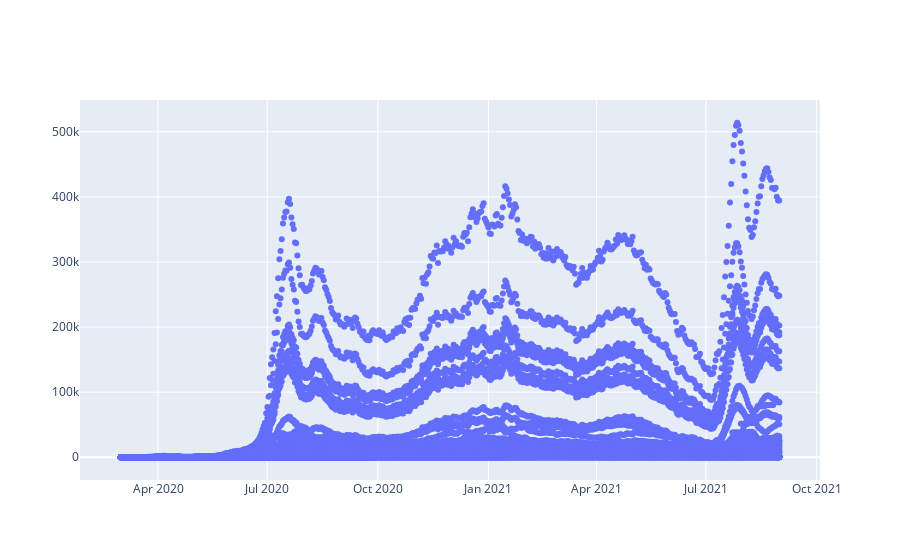

Here is the notebook cell this chart was saved with:
### Code cell
'''
pd.options.plotting.backend = "plotly"
df = pd.DataFrame(dict(a=[1,3,2], b=[3,2,1]))
fig = df.plot()
fig.show()
'''
#fig2 = px.scatter(plotdf, x=plotdf['date'], y=plotdf['cases'])
#fig2.show()

all_figures=[]
list_cols = plotdf.columns.tolist()
for c in list_cols:
    #print(c)
    f = px.scatter(plotdf, x='date', y=c)
    all_figures.append(f)
import operator
import functools

# now you can concatenate all the data tuples
# by using the programmatic add operator 
#fig3 = go.Figure(data=functools.reduce(operator.add, [_.data for _ in all_figures]))
#fig3.show()
fig_combined = go.Figure(data= tuple(all_figures[x].data[0] for x in range(len(all_figures))) ) 
fig_combined.show()

### Figure 1 — Plotly figure (JSON) as saved in the notebook; plotly's stock layout.template omitted (floating-point values rounded to 4 significant figures; data arrays with more than 128 entries replaced by an {"elided": "..."} marker saying what was removed)
{"data": [{"hovertemplate": "date=%{x}<br>admissions=%{y}<extra></extra>", "legendgroup": "", "marker": {"color": "#636efa", "symbol": "circle"}, "mode": "markers", "name": "", "orientation": "v", "showlegend": false, "type": "scatter", "x": {"elided": "549 str values"}, "xaxis": "x", "y": {"elided": "549 int values"}, "yaxis": "y"}, {"hovertemplate": "date=%{x}<br>admissions_0-100=%{y}<extra></extra>", "legendgroup": "", "marker": {"color": "#636efa", "symbol": "circle"}, "mode": "markers", "name": "", "orientation": "v", "showlegend": false, "type": "scatter", "x": {"elided": "549 str values"}, "xaxis": "x", "y": {"elided": "549 int values"}, "yaxis": "y"}, {"hovertemplate": "date=%{x}<br>admissions_1=%{y}<extra></extra>", "legendgroup": "", "marker": {"color": "#636efa", "symbol": "circle"}, "mode": "markers", "name": "", "orientation": "v", "showlegend": false, "type": "scatter", "x": {"elided": "549 str values"}, "xaxis": "x", "y": {"elided": "549 int values"}, "yaxis": "y"}, {"hovertemplate": "date=%{x}<br>admissions_100-150=%{y}<extra></extra>", "legendgroup": "", "marker": {"color": "#636efa", "symbol": "circle"}, "mode": "markers", "name": "", "orientation": "v", "showlegend": false, "type": "scatter", "x": {"elided": "549 str values"}, "xaxis": "x", "y": {"elided": "549 int values"}, "yaxis": "y"}, {"hovertemplate": "date=%{x}<br>admissions_150-175=%{y}<extra></extra>", "legendgroup": "", "marker": {"color": "#636efa", "symbol": "circle"}, "mode": "markers", "name": "", "orientation": "v", "showlegend": false, "type": "scatter", "x": {"elided": "549 str values"}, "xaxis": "x", "y": {"elided": "549 int values"}, "yaxis": "y"}, {"hovertemplate": "date=%{x}<br>admissions_175-200=%{y}<extra></extra>", "legendgroup": "", "marker": {"color": "#636efa", "symbol": "circle"}, "mode": "markers", "name": "", "orientation": "v", "showlegend": false, "type": "scatter", "x": {"elided": "549 str values"}, "xaxis": "x", "y": {"elided": "549 int values"}, "yaxis": "y"}, {"hovertemplate": "date=%{x}<br>admissions_18=%{y}<extra></extra>", "legendgroup": "", "marker": {"color": "#636efa", "symbol": "circle"}, "mode": "markers", "name": "", "orientation": "v", "showlegend": false, "type": "scatter", "x": {"elided": "549 str values"}, "xaxis": "x", "y": {"elided": "549 int values"}, "yaxis": "y"}, {"hovertemplate": "date=%{x}<br>admissions_200-1800=%{y}<extra></extra>", "legendgroup": "", "marker": {"color": "#636efa", "symbol": "circle"}, "mode": "markers", "name": "", "orientation": "v", "showlegend": false, "type": "scatter", "x": {"elided": "549 str values"}, "xaxis": "x", "y": {"elided": "549 int values"}, "yaxis": "y"}, {"hovertemplate": "date=%{x}<br>admissions_65=%{y}<extra></extra>", "legendgroup": "", "marker": {"color": "#636efa", "symbol": "circle"}, "mode": "markers", "name": "", "orientation": "v", "showlegend": false, "type": "scatter", "x": {"elided": "549 str values"}, "xaxis": "x", "y": {"elided": "549 int values"}, "yaxis": "y"}, {"hovertemplate": "date=%{x}<br>admissions_asian=%{y}<extra></extra>", "legendgroup": "", "marker": {"color": "#636efa", "symbol": "circle"}, "mode": "markers", "name": "", "orientation": "v", "showlegend": false, "type": "scatter", "x": {"elided": "549 str values"}, "xaxis": "x", "y": {"elided": "549 int values"}, "yaxis": "y"}, {"hovertemplate": "date=%{x}<br>admissions_black=%{y}<extra></extra>", "legendgroup": "", "marker": {"color": "#636efa", "symbol": "circle"}, "mode": "markers", "name": "", "orientation": "v", "showlegend": false, "type": "scatter", "x": {"elided": "549 str values"}, "xaxis": "x", "y": {"elided": "549 int values"}, "yaxis": "y"}, {"hovertemplate": "date=%{x}<br>admissions_female=%{y}<extra></extra>", "legendgroup": "", "marker": {"color": "#636efa", "symbol": "circle"}, "mode": "markers", "name": "", "orientation": "v", "showlegend": false, "type": "scatter", "x": {"elided": "549 str values"}, "xaxis": "x", "y": {"elided": "549 int values"}, "yaxis": "y"}, {"hovertemplate": "date=%{x}<br>admissions_male=%{y}<extra></extra>", "legendgroup": "", "marker": {"color": "#636efa", "symbol": "circle"}, "mode": "markers", "name": "", "orientation": "v", "showlegend": false, "type": "scatter", "x": {"elided": "549 str values"}, "xaxis": "x", "y": {"elided": "549 int values"}, "yaxis": "y"}, {"hovertemplate": "date=%{x}<br>admissions_other=%{y}<extra></extra>", "legendgroup": "", "marker": {"color": "#636efa", "symbol": "circle"}, "mode": "markers", "name": "", "orientation": "v", "showlegend": false, "type": "scatter", "x": {"elided": "549 str values"}, "xaxis": "x", "y": {"elided": "549 int values"}, "yaxis": "y"}, {"hovertemplate": "date=%{x}<br>admissions_two=%{y}<extra></extra>", "legendgroup": "", "marker": {"color": "#636efa", "symbol": "circle"}, "mode": "markers", "name": "", "orientation": "v", "showlegend": false, "type": "scatter", "x": {"elided": "549 str values"}, "xaxis": "x", "y": {"elided": "549 int values"}, "yaxis": "y"}, {"hovertemplate": "date=%{x}<br>admissions_white=%{y}<extra></extra>", "legendgroup": "", "marker": {"color": "#636efa", "symbol": "circle"}, "mode": "markers", "name": "", "orientation": "v", "showlegend": false, "type": "scatter", "x": {"elided": "549 str values"}, "xaxis": "x", "y": {"elided": "549 int values"}, "yaxis": "y"}, {"hovertemplate": "date=%{x}<br>cases=%{y}<extra></extra>", "legendgroup": "", "marker": {"color": "#636efa", "symbol": "circle"}, "mode": "markers", "name": "", "orientation": "v", "showlegend": false, "type": "scatter", "x": {"elided": "549 str values"}, "xaxis": "x", "y": {"elided": "549 int values"}, "yaxis": "y"}, {"hovertemplate": "date=%{x}<br>cases_0-100=%{y}<extra></extra>", "legendgroup": "", "marker": {"color": "#636efa", "symbol": "circle"}, "mode": "markers", "name": "", "orientation": "v", "showlegend": false, "type": "scatter", "x": {"elided": "549 str values"}, "xaxis": "x", "y": {"elided": "549 int values"}, "yaxis": "y"}, {"hovertemplate": "date=%{x}<br>cases_1=%{y}<extra></extra>", "legendgroup": "", "marker": {"color": "#636efa", "symbol": "circle"}, "mode": "markers", "name": "", "orientation": "v", "showlegend": false, "type": "scatter", "x": {"elided": "549 str values"}, "xaxis": "x", "y": {"elided": "549 int values"}, "yaxis": "y"}, {"hovertemplate": "date=%{x}<br>cases_100-150=%{y}<extra></extra>", "legendgroup": "", "marker": {"color": "#636efa", "symbol": "circle"}, "mode": "markers", "name": "", "orientation": "v", "showlegend": false, "type": "scatter", "x": {"elided": "549 str values"}, "xaxis": "x", "y": {"elided": "549 int values"}, "yaxis": "y"}, {"hovertemplate": "date=%{x}<br>cases_150-175=%{y}<extra></extra>", "legendgroup": "", "marker": {"color": "#636efa", "symbol": "circle"}, "mode": "markers", "name": "", "orientation": "v", "showlegend": false, "type": "scatter", "x": {"elided": "549 str values"}, "xaxis": "x", "y": {"elided": "549 int values"}, "yaxis": "y"}, {"hovertemplate": "date=%{x}<br>cases_175-200=%{y}<extra></extra>", "legendgroup": "", "marker": {"color": "#636efa", "symbol": "circle"}, "mode": "markers", "name": "", "orientation": "v", "showlegend": false, "type": "scatter", "x": {"elided": "549 str values"}, "xaxis": "x", "y": {"elided": "549 int values"}, "yaxis": "y"}, {"hovertemplate": "date=%{x}<br>cases_18=%{y}<extra></extra>", "legendgroup": "", "marker": {"color": "#636efa", "symbol": "circle"}, "mode": "markers", "name": "", "orientation": "v", "showlegend": false, "type": "scatter", "x": {"elided": "549 str values"}, "xaxis": "x", "y": {"elided": "549 int values"}, "yaxis": "y"}, {"hovertemplate": "date=%{x}<br>cases_200-1800=%{y}<extra></extra>", "legendgroup": "", "marker": {"color": "#636efa", "symbol": "circle"}, "mode": "markers", "name": "", "orientation": "v", "showlegend": false, "type": "scatter", "x": {"elided": "549 str values"}, "xaxis": "x", "y": {"elided": "549 int values"}, "yaxis": "y"}, {"hovertemplate": "date=%{x}<br>cases_65=%{y}<extra></extra>", "legendgroup": "", "marker": {"color": "#636efa", "symbol": "circle"}, "mode": "markers", "name": "", "orientation": "v", "showlegend": false, "type": "scatter", "x": {"elided": "549 str values"}, "xaxis": "x", "y": {"elided": "549 int values"}, "yaxis": "y"}, {"hovertemplate": "date=%{x}<br>cases_asian=%{y}<extra></extra>", "legendgroup": "", "marker": {"color": "#636efa", "symbol": "circle"}, "mode": "markers", "name": "", "orientation": "v", "showlegend": false, "type": "scatter", "x": {"elided": "549 str values"}, "xaxis": "x", "y": {"elided": "549 int values"}, "yaxis": "y"}, {"hovertemplate": "date=%{x}<br>cases_black=%{y}<extra></extra>", "legendgroup": "", "marker": {"color": "#636efa", "symbol": "circle"}, "mode": "markers", "name": "", "orientation": "v", "showlegend": false, "type": "scatter", "x": {"elided": "549 str values"}, "xaxis": "x", "y": {"elided": "549 int values"}, "yaxis": "y"}, {"hovertemplate": "date=%{x}<br>cases_female=%{y}<extra></extra>", "legendgroup": "", "marker": {"color": "#636efa", "symbol": "circle"}, "mode": "markers", "name": "", "orientation": "v", "showlegend": false, "type": "scatter", "x": {"elided": "549 str values"}, "xaxis": "x", "y": {"elided": "549 int values"}, "yaxis": "y"}, {"hovertemplate": "date=%{x}<br>cases_male=%{y}<extra></extra>", "legendgroup": "", "marker": {"color": "#636efa", "symbol": "circle"}, "mode": "markers", "name": "", "orientation": "v", "showlegend": false, "type": "scatter", "x": {"elided": "549 str values"}, "xaxis": "x", "y": {"elided": "549 int values"}, "yaxis": "y"}, {"hovertemplate": "date=%{x}<br>cases_other=%{y}<extra></extra>", "legendgroup": "", "marker": {"color": "#636efa", "symbol": "circle"}, "mode": "markers", "name": "", "orientation": "v", "showlegend": false, "type": "scatter", "x": {"elided": "549 str values"}, "xaxis": "x", "y": {"elided": "549 int values"}, "yaxis": "y"}, {"hovertemplate": "date=%{x}<br>cases_two=%{y}<extra></extra>", "legendgroup": "", "marker": {"color": "#636efa", "symbol": "circle"}, "mode": "markers", "name": "", "orientation": "v", "showlegend": false, "type": "scatter", "x": {"elided": "549 str values"}, "xaxis": "x", "y": {"elided": "549 int values"}, "yaxis": "y"}, {"hovertemplate": "date=%{x}<br>cases_white=%{y}<extra></extra>", "legendgroup": "", "marker": {"color": "#636efa", "symbol": "circle"}, "mode": "markers", "name": "", "orientation": "v", "showlegend": false, "type": "scatter", "x": {"elided": "549 str values"}, "xaxis": "x", "y": {"elided": "549 int values"}, "yaxis": "y"}, {"hovertemplate": "date=%{y}<extra></extra>", "legendgroup": "", "marker": {"color": "#636efa", "symbol": "circle"}, "mode": "markers", "name": "", "orientation": "v", "showlegend": false, "type": "scatter", "x": {"elided": "549 str values"}, "xaxis": "x", "y": {"elided": "549 str values"}, "yaxis": "y"}, {"hovertemplate": "date=%{x}<br>deaths=%{y}<extra></extra>", "legendgroup": "", "marker": {"color": "#636efa", "symbol": "circle"}, "mode": "markers", "name": "", "orientation": "v", "showlegend": false, "type": "scatter", "x": {"elided": "549 str values"}, "xaxis": "x", "y": {"elided": "549 int values"}, "yaxis": "y"}, {"hovertemplate": "date=%{x}<br>deaths_0-100=%{y}<extra></extra>", "legendgroup": "", "marker": {"color": "#636efa", "symbol": "circle"}, "mode": "markers", "name": "", "orientation": "v", "showlegend": false, "type": "scatter", "x": {"elided": "549 str values"}, "xaxis": "x", "y": {"elided": "549 int values"}, "yaxis": "y"}, {"hovertemplate": "date=%{x}<br>deaths_1=%{y}<extra></extra>", "legendgroup": "", "marker": {"color": "#636efa", "symbol": "circle"}, "mode": "markers", "name": "", "orientation": "v", "showlegend": false, "type": "scatter", "x": {"elided": "549 str values"}, "xaxis": "x", "y": {"elided": "549 int values"}, "yaxis": "y"}, {"hovertemplate": "date=%{x}<br>deaths_100-150=%{y}<extra></extra>", "legendgroup": "", "marker": {"color": "#636efa", "symbol": "circle"}, "mode": "markers", "name": "", "orientation": "v", "showlegend": false, "type": "scatter", "x": {"elided": "549 str values"}, "xaxis": "x", "y": {"elided": "549 int values"}, "yaxis": "y"}, {"hovertemplate": "date=%{x}<br>deaths_150-175=%{y}<extra></extra>", "legendgroup": "", "marker": {"color": "#636efa", "symbol": "circle"}, "mode": "markers", "name": "", "orientation": "v", "showlegend": false, "type": "scatter", "x": {"elided": "549 str values"}, "xaxis": "x", "y": {"elided": "549 int values"}, "yaxis": "y"}, {"hovertemplate": "date=%{x}<br>deaths_175-200=%{y}<extra></extra>", "legendgroup": "", "marker": {"color": "#636efa", "symbol": "circle"}, "mode": "markers", "name": "", "orientation": "v", "showlegend": false, "type": "scatter", "x": {"elided": "549 str values"}, "xaxis": "x", "y": {"elided": "549 int values"}, "yaxis": "y"}, {"hovertemplate": "date=%{x}<br>deaths_18=%{y}<extra></extra>", "legendgroup": "", "marker": {"color": "#636efa", "symbol": "circle"}, "mode": "markers", "name": "", "orientation": "v", "showlegend": false, "type": "scatter", "x": {"elided": "549 str values"}, "xaxis": "x", "y": {"elided": "549 int values"}, "yaxis": "y"}, {"hovertemplate": "date=%{x}<br>deaths_200-1800=%{y}<extra></extra>", "legendgroup": "", "marker": {"color": "#636efa", "symbol": "circle"}, "mode": "markers", "name": "", "orientation": "v", "showlegend": false, "type": "scatter", "x": {"elided": "549 str values"}, "xaxis": "x", "y": {"elided": "549 int values"}, "yaxis": "y"}, {"hovertemplate": "date=%{x}<br>deaths_65=%{y}<extra></extra>", "legendgroup": "", "marker": {"color": "#636efa", "symbol": "circle"}, "mode": "markers", "name": "", "orientation": "v", "showlegend": false, "type": "scatter", "x": {"elided": "549 str values"}, "xaxis": "x", "y": {"elided": "549 int values"}, "yaxis": "y"}, {"hovertemplate": "date=%{x}<br>deaths_asian=%{y}<extra></extra>", "legendgroup": "", "marker": {"color": "#636efa", "symbol": "circle"}, "mode": "markers", "name": "", "orientation": "v", "showlegend": false, "type": "scatter", "x": {"elided": "549 str values"}, "xaxis": "x", "y": {"elided": "549 int values"}, "yaxis": "y"}, {"hovertemplate": "date=%{x}<br>deaths_black=%{y}<extra></extra>", "legendgroup": "", "marker": {"color": "#636efa", "symbol": "circle"}, "mode": "markers", "name": "", "orientation": "v", "showlegend": false, "type": "scatter", "x": {"elided": "549 str values"}, "xaxis": "x", "y": {"elided": "549 int values"}, "yaxis": "y"}, {"hovertemplate": "date=%{x}<br>deaths_female=%{y}<extra></extra>", "legendgroup": "", "marker": {"color": "#636efa", "symbol": "circle"}, "mode": "markers", "name": "", "orientation": "v", "showlegend": false, "type": "scatter", "x": {"elided": "549 str values"}, "xaxis": "x", "y": {"elided": "549 int values"}, "yaxis": "y"}, {"hovertemplate": "date=%{x}<br>deaths_male=%{y}<extra></extra>", "legendgroup": "", "marker": {"color": "#636efa", "symbol": "circle"}, "mode": "markers", "name": "", "orientation": "v", "showlegend": false, "type": "scatter", "x": {"elided": "549 str values"}, "xaxis": "x", "y": {"elided": "549 int values"}, "yaxis": "y"}, {"hovertemplate": "date=%{x}<br>deaths_other=%{y}<extra></extra>", "legendgroup": "", "marker": {"color": "#636efa", "symbol": "circle"}, "mode": "markers", "name": "", "orientation": "v", "showlegend": false, "type": "scatter", "x": {"elided": "549 str values"}, "xaxis": "x", "y": {"elided": "549 int values"}, "yaxis": "y"}, {"hovertemplate": "date=%{x}<br>deaths_two=%{y}<extra></extra>", "legendgroup": "", "marker": {"color": "#636efa", "symbol": "circle"}, "mode": "markers", "name": "", "orientation": "v", "showlegend": false, "type": "scatter", "x": {"elided": "549 str values"}, "xaxis": "x", "y": {"elided": "549 int values"}, "yaxis": "y"}, {"hovertemplate": "date=%{x}<br>deaths_white=%{y}<extra></extra>", "legendgroup": "", "marker": {"color": "#636efa", "symbol": "circle"}, "mode": "markers", "name": "", "orientation": "v", "showlegend": false, "type": "scatter", "x": {"elided": "549 str values"}, "xaxis": "x", "y": {"elided": "549 int values"}, "yaxis": "y"}, {"hovertemplate": "date=%{x}<br>vadmissions=%{y}<extra></extra>", "legendgroup": "", "marker": {"color": "#636efa", "symbol": "circle"}, "mode": "markers", "name": "", "orientation": "v", "showlegend": false, "type": "scatter", "x": {"elided": "549 str values"}, "xaxis": "x", "y": {"elided": "549 int values"}, "yaxis": "y"}, {"hovertemplate": "date=%{x}<br>vcases=%{y}<extra></extra>", "legendgroup": "", "marker": {"color": "#636efa", "symbol": "circle"}, "mode": "markers", "name": "", "orientation": "v", "showlegend": false, "type": "scatter", "x": {"elided": "549 str values"}, "xaxis": "x", "y": {"elided": "549 int values"}, "yaxis": "y"}, {"hovertemplate": "date=%{x}<br>vdeaths=%{y}<extra></extra>", "legendgroup": "", "marker": {"color": "#636efa", "symbol": "circle"}, "mode": "markers", "name": "", "orientation": "v", "showlegend": false, "type": "scatter", "x": {"elided": "549 str values"}, "xaxis": "x", "y": {"elided": "549 int values"}, "yaxis": "y"}], "layout": {}}
